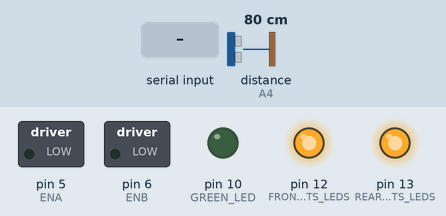
Bench run of a sketch on a simulated Arduino Uno, built with avr-gcc and run on an emulated ATmega328P. Parts: switched loads named in the sketch (green lamp = pin HIGH), output pins drawn as LEDs (lit = HIGH). Wiring (inferred from the names in the program): ultrasonic range finder: trigger A5; echo A4. Dashed ring = blinking. Inputs (shaded band) come from the test bench; at power-on: distance to the obstacle (sensor on A4) 80 cm. The echo pulse lasts 58.3 µs per cm; pins used as bus, display or sensor lines are not drawn.

Above: at 1.2 s.
1.3 s: distance to the obstacle (sensor on A4) set to 23 cm
2.8 s: distance to the obstacle (sensor on A4) set to 20 cm
At 3.05 s:
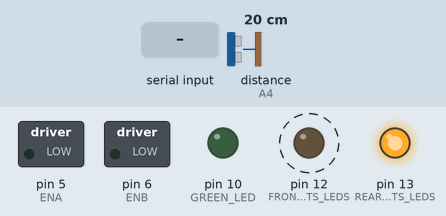
5.8 s: "$\n" received over the second serial link
At 7.0 s:
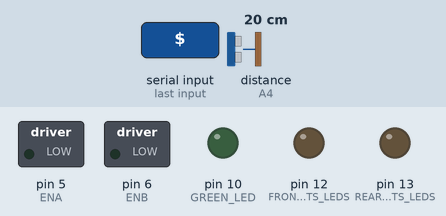
7.3 s: "!\n" received over the second serial link
Timing chart, 0 to 9.8 s (numbered marks = the images above; inputs shaded):
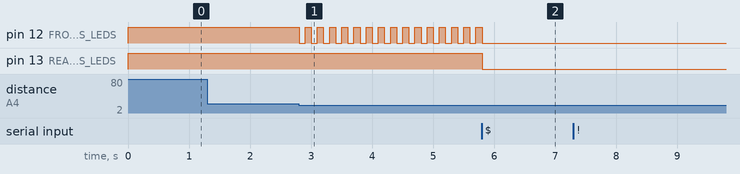

Measured:
- the behaviour switches between 22 and 21 cm on distance to the obstacle (sensor on A4) (found by bisection; images 0 and 1)
- after the input at 1.3 s, every drawn part: stays the same
- after the input at 2.8 s, pin 12 (FRONT_LIGHTS_LEDS): alternates HIGH for 0.10 s and LOW for 0.10 s, starting at once
- after the input at 5.8 s, pin 12 (FRONT_LIGHTS_LEDS): goes on until 5.8 s, then stays LOW; pin 13 (REAR_LIGHTS_LEDS): HIGH → LOW at once

The sketch:

RoboterautoArduino.ino
```cpp
/*
    RoboterAuto - Informatik Projekt
    Autor: Jonas Pollpeter
    Version: 4.0
    Quellcode für: Roboterauto Arduino
*/
/////////////////// libraries
#include            <SoftwareSerial.h>

/////////////////// compilation constants
#define             ENA 5 // left engine control
#define             ENB 6 // right engine control
#define             IN1 7 // left 1
#define             IN2 8 // left 2
#define             IN3 9 // right 1
#define             IN4 11 // right 2
#define             ECHO A4
#define             TRIG A5
#define             GREEN_LED 10
#define             FRONT_LIGHTS_LEDS 12
#define             REAR_LIGHTS_LEDS 13

/////////////////// constants
const     String    clientConnectedMessage = "CT.";
const     String    clientDisconnectedMessage = "CF.";
const     String    distanceRequestMessage = "D?";
const     String    lightsRequestMessage = "L?";
const     String    changeModeStartString = "M";

const     int       greenLedPWMLightValue = 20;
const     long      distanceMeasurementInterval = 100;
const     long      lightsBlinkInterval = 300;

/////////////////// objects
SoftwareSerial      ESPSerial(2, 3); // RX | TX

/////////////////// variables
String              command = "";

boolean             obstacleExisting;
boolean             frontLightsOn = true;
boolean             frontLightsToggleOn;
boolean             rearLightsOn = true;
boolean             statusLightOn = true;

boolean             clientConnected;

unsigned  long      previousDistanceMeasurementMillis = 0;
unsigned  long      previousLightsBlinkMillis = 0;

int                 carSpeedLeft = 0;
int                 carSpeedRight = 0;
int                 lastMeasurement = 0;
int                 carMode = 1; // 1: normal control for every client, 2: controlling together mode, 3: contrariwise controls, 4: keep distance mode

/////////////////// setup
void setup(void) {
  pinMode(TRIG, OUTPUT);
  pinMode(ECHO, INPUT);
  pinMode(GREEN_LED, OUTPUT);
  pinMode(FRONT_LIGHTS_LEDS, OUTPUT);
  pinMode(REAR_LIGHTS_LEDS, OUTPUT);
  ESPSerial.begin(9600);

  digitalWrite(FRONT_LIGHTS_LEDS, HIGH);
  digitalWrite(REAR_LIGHTS_LEDS, HIGH);
}

/////////////////// loop
void loop(void) {
  unsigned long currentMillis = millis();
  if (ESPSerial.available()) {
    while (ESPSerial.available() > 0) {
      command += ((char)ESPSerial.read());
      delay(1);
    }
    command.replace("\n", "");
    char lastChar = command.charAt(command.length() - 1);
    switch (lastChar) {
      case '!':
        if (carMode == 4) {
          command = "";
          break; // cancel if car is in keep distance mode
        }
        carSpeedLeft = command.substring(command.indexOf("L") + 1, command.indexOf("R")).toInt();
        carSpeedRight = command.substring(command.indexOf("R") + 1, command.length()).toInt();
        if (carMode == 3) { // to achieve a contrariwise control when enabled
          carSpeedLeft = -carSpeedLeft;
          carSpeedRight = -carSpeedRight;
        }
        // just allow to rotate or drive backward if obstacle is existing to prevent a collision, but it is also checked in distanceMeasurementInterval, but mybe sometimes to late...
        if (!collisionImpending()) {
          boolean controlsRight = command.charAt(0) == 'M'; // command.charAt(0) == 'M' because app sends 'm' before command when two player is enabled, to identify who sent the command
          if (carMode != 2 || controlsRight) {
            // right engine
            analogWrite(ENB, abs(carSpeedRight));
            boolean vorwardRight = carSpeedRight > 0;
            digitalWrite(IN3, !vorwardRight);
            digitalWrite(IN4, vorwardRight);
          }
          if (carMode != 2 || !controlsRight) {
            // left enigne
            analogWrite(ENA, abs(carSpeedLeft));
            boolean vorwardLeft = carSpeedLeft > 0;
            digitalWrite(IN1, vorwardLeft);
            digitalWrite(IN2, !vorwardLeft);
          }
        }
        command = "";
        break;

      case '.':
        if (command.equals(clientDisconnectedMessage)) {
          clientConnected = false;
          stopEngine();
          if (statusLightOn)  {
            for (int i = greenLedPWMLightValue; i >= 0; i--) {
              analogWrite(GREEN_LED, i);
              delay(4);
            }
          }
        } else if (command.equals(clientConnectedMessage)) {
          clientConnected = true;
          if (statusLightOn) {
            for (int i = 0; i <= greenLedPWMLightValue; i++) {
              analogWrite(GREEN_LED, i);
              delay(4);
            }
          }
        } else if (command.startsWith(changeModeStartString)) {
          carMode = command.substring(command.indexOf(changeModeStartString) + 1, command.indexOf(".")).toInt();
          stopEngine();
          if (statusLightOn) {
            for (int i = 0; i < carMode; i++) { // blink led to show new mode
              analogWrite(GREEN_LED, clientConnected ? 0 : greenLedPWMLightValue);
              delay(100);
              analogWrite(GREEN_LED, clientConnected ? greenLedPWMLightValue : 0);
              delay(100);
            }
          }
        }
        command = "";
        break;

      case '$':
        frontLightsOn = command.substring(command.indexOf("F") + 1, command.indexOf("R")).toInt() == 1;
        rearLightsOn = command.substring(command.indexOf("R") + 1, command.indexOf("S")).toInt() == 1;
        statusLightOn = command.substring(command.indexOf("S") + 1, command.length()).toInt() == 1;
        digitalWrite(FRONT_LIGHTS_LEDS, frontLightsOn);
        digitalWrite(REAR_LIGHTS_LEDS, rearLightsOn);
        analogWrite(GREEN_LED, statusLightOn && clientConnected ? greenLedPWMLightValue : 0);
        sendLightInformation();
        command = "";
        break;

      case '?':
        if (command.equals(distanceRequestMessage)) {
          String response = "D" + String(getDistance()) + ".";
          ESPSerial.print(response);
          command = "";
        } else if (command.equals(lightsRequestMessage)) {
          sendLightInformation();
          command = "";
        }
        break;
    }
  }
  if (currentMillis - previousDistanceMeasurementMillis >= distanceMeasurementInterval) {
    previousDistanceMeasurementMillis = currentMillis;
    lastMeasurement = getDistance();
    obstacleExisting = lastMeasurement <= 20;
    if (collisionImpending()) {
      stopEngine();
    }
    if (frontLightsOn) {
      if (obstacleExisting) {
        digitalWrite(FRONT_LIGHTS_LEDS, frontLightsToggleOn);
        frontLightsToggleOn = !frontLightsToggleOn;
      } else {
        digitalWrite(FRONT_LIGHTS_LEDS, HIGH);
      }
    }
  }
  if (carMode == 4) {
    if (lastMeasurement > 30 && lastMeasurement < 100) {
      // drive backward
      digitalWrite(ENA, HIGH);
      digitalWrite(ENB, HIGH);
      digitalWrite(IN1, HIGH);
      digitalWrite(IN2, LOW);
      digitalWrite(IN3, LOW);
      digitalWrite(IN4, HIGH);
    } else if (lastMeasurement < 20) {
      // drive forward
      digitalWrite(ENA, HIGH);
      digitalWrite(ENB, HIGH);
      digitalWrite(IN1, LOW);
      digitalWrite(IN2, HIGH);
      digitalWrite(IN3, HIGH);
      digitalWrite(IN4, LOW);
    } else {
      stopEngine();
    }
  }
}


/////////////////// getDistance-method
int getDistance() {
  digitalWrite(TRIG, LOW);
  delayMicroseconds(5);
  digitalWrite(TRIG, HIGH);
  delayMicroseconds(10);
  digitalWrite(TRIG, LOW);
  float echoTime = pulseIn(ECHO, HIGH);
  return (int)(echoTime / 58);
}

/////////////////// collisionImpending-method
boolean collisionImpending() {
  return obstacleExisting && carSpeedLeft > 0 && carSpeedRight > 0;
}

/////////////////// stopEngine-method
void stopEngine() {
  digitalWrite(ENA, LOW);
  digitalWrite(ENB, LOW);
}

/////////////////// sendLightInformation-method
void sendLightInformation() {
  String response = "F" + String(frontLightsOn) + "R" + String(rearLightsOn) + "S" + String(statusLightOn);
  ESPSerial.print(response);
}
```
